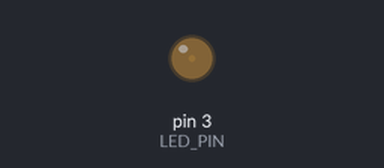
The sketch below on a simulated Arduino Uno, built with avr-gcc and run on an emulated ATmega328P. On the bench: output pins drawn as LEDs (lit = HIGH).

Above: at 0.05 s.
At 0.65 s:
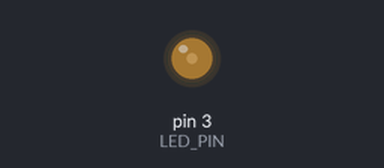
At 1.3 s:
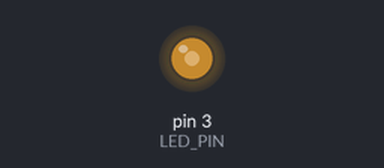
At 2.55 s:
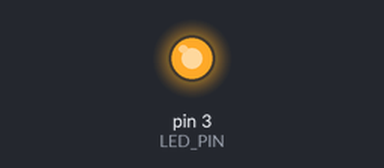
Timing chart, 0 to 5.9 s (numbered marks = the images above):
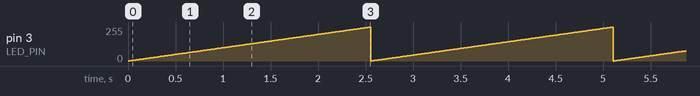

The sketch:

RGB_Led_test.ino
```cpp
const int LED_PIN = 3;

void setup() {
  // put your setup code here, to run once:
}

void loop() {
  // put your main code here, to run repeatedly:
  for (int i = 0; i < 255; i++)
  {
    analogWrite(LED_PIN, i);
    delay(10);
  }
}
```

Measured:
- by itself, pin 3 (LED_PIN): ramps from 0/255 to 254/255 and jumps back, once every 2.6 s
